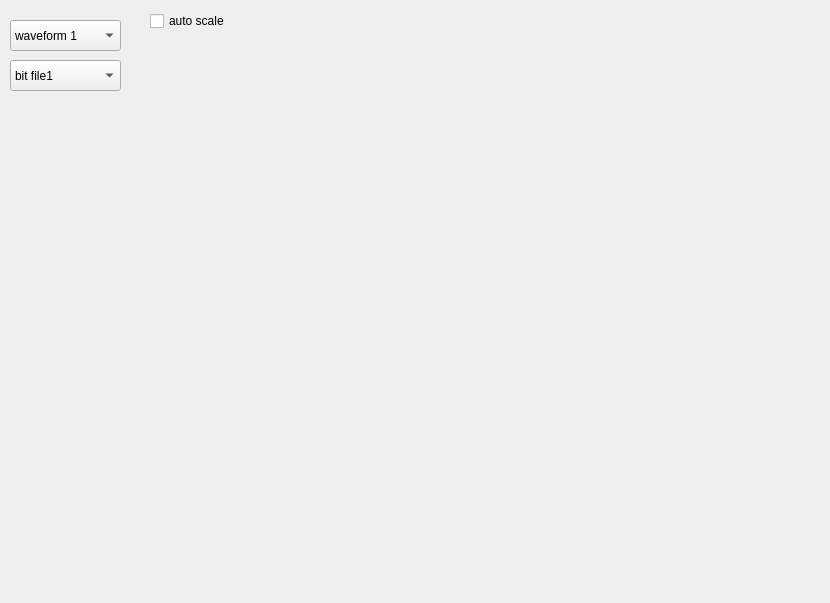
<?xml version="1.0" encoding="UTF-8"?>
<ui version="4.0">
 <class>Dialog</class>
 <widget class="QDialog" name="Dialog">
  <property name="windowModality">
   <enum>Qt::WindowModal</enum>
  </property>
  <property name="geometry">
   <rect>
    <x>0</x>
    <y>0</y>
    <width>830</width>
    <height>603</height>
   </rect>
  </property>
  <property name="windowTitle">
   <string>Dialog</string>
  </property>
  <widget class="QComboBox" name="comboBox">
   <property name="geometry">
    <rect>
     <x>10</x>
     <y>20</y>
     <width>111</width>
     <height>31</height>
    </rect>
   </property>
   <item>
    <property name="text">
     <string>waveform 1</string>
    </property>
   </item>
   <item>
    <property name="text">
     <string>waveform 2</string>
    </property>
   </item>
   <item>
    <property name="text">
     <string>waveform 3</string>
    </property>
   </item>
  </widget>
  <widget class="QComboBox" name="comboBox_2">
   <property name="geometry">
    <rect>
     <x>10</x>
     <y>60</y>
     <width>111</width>
     <height>31</height>
    </rect>
   </property>
   <item>
    <property name="text">
     <string>bit file1</string>
    </property>
   </item>
   <item>
    <property name="text">
     <string>bit file 2</string>
    </property>
   </item>
   <item>
    <property name="text">
     <string>bit file 3</string>
    </property>
   </item>
  </widget>
  <widget class="QCheckBox" name="checkBox">
   <property name="geometry">
    <rect>
     <x>150</x>
     <y>10</y>
     <width>97</width>
     <height>22</height>
    </rect>
   </property>
   <property name="text">
    <string>auto scale</string>
   </property>
  </widget>
 </widget>
 <resources/>
 <connections/>
</ui>
